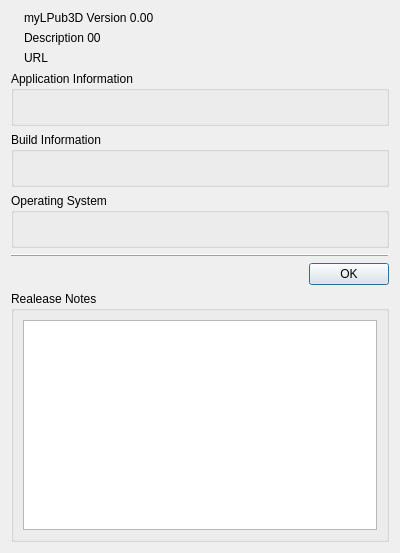
<?xml version="1.0" encoding="UTF-8"?>
<ui version="4.0">
 <class>AboutDialog</class>
 <widget class="QDialog" name="AboutDialog">
  <property name="geometry">
   <rect>
    <x>0</x>
    <y>0</y>
    <width>400</width>
    <height>553</height>
   </rect>
  </property>
  <property name="minimumSize">
   <size>
    <width>40</width>
    <height>20</height>
   </size>
  </property>
  <property name="windowTitle">
   <string>About myLPub3D</string>
  </property>
  <property name="sizeGripEnabled">
   <bool>false</bool>
  </property>
  <layout class="QVBoxLayout" name="verticalLayout">
   <item>
    <layout class="QVBoxLayout" name="verticalLayout_3">
     <item>
      <layout class="QHBoxLayout" name="horizontalLayout" stretch="0,1">
       <item>
        <widget class="QLabel" name="label">
         <property name="text">
          <string/>
         </property>
         <property name="pixmap">
          <pixmap resource="lpub3d.qrc">:/resources/LPub64.png</pixmap>
         </property>
         <property name="alignment">
          <set>Qt::AlignmentFlag::AlignCenter</set>
         </property>
         <property name="margin">
          <number>5</number>
         </property>
        </widget>
       </item>
       <item>
        <layout class="QVBoxLayout" name="verticalLayout_2">
         <item>
          <widget class="QLabel" name="version">
           <property name="text">
            <string>myLPub3D Version 0.00</string>
           </property>
          </widget>
         </item>
         <item>
          <widget class="QLabel" name="description">
           <property name="text">
            <string>Description 00</string>
           </property>
           <property name="wordWrap">
            <bool>true</bool>
           </property>
          </widget>
         </item>
         <item>
          <widget class="QLabel" name="url">
           <property name="text">
            <string>URL</string>
           </property>
           <property name="openExternalLinks">
            <bool>true</bool>
           </property>
          </widget>
         </item>
        </layout>
       </item>
      </layout>
     </item>
    </layout>
   </item>
   <item>
    <widget class="QGroupBox" name="appGroupBox">
     <property name="title">
      <string>Application Information</string>
     </property>
     <property name="flat">
      <bool>false</bool>
     </property>
     <layout class="QVBoxLayout" name="verticalLayout_4">
      <item>
       <widget class="QLabel" name="AppInfo">
        <property name="text">
         <string/>
        </property>
        <property name="textInteractionFlags">
         <set>Qt::TextInteractionFlag::LinksAccessibleByMouse|Qt::TextInteractionFlag::TextSelectableByMouse</set>
        </property>
       </widget>
      </item>
     </layout>
    </widget>
   </item>
   <item>
    <widget class="QGroupBox" name="buildGroupBox">
     <property name="title">
      <string>Build Information</string>
     </property>
     <layout class="QHBoxLayout" name="horizontalLayout_2">
      <item>
       <widget class="QLabel" name="BuildInfo">
        <property name="text">
         <string/>
        </property>
       </widget>
      </item>
     </layout>
    </widget>
   </item>
   <item>
    <widget class="QGroupBox" name="SysGroupBox">
     <property name="title">
      <string>Operating System</string>
     </property>
     <layout class="QHBoxLayout" name="horizontalLayout_3">
      <item>
       <widget class="QLabel" name="OsInfo">
        <property name="text">
         <string/>
        </property>
       </widget>
      </item>
     </layout>
    </widget>
   </item>
   <item>
    <widget class="QFrame" name="frame">
     <property name="frameShape">
      <enum>QFrame::Shape::HLine</enum>
     </property>
     <property name="frameShadow">
      <enum>QFrame::Shadow::Raised</enum>
     </property>
    </widget>
   </item>
   <item>
    <widget class="QDialogButtonBox" name="buttonBox">
     <property name="orientation">
      <enum>Qt::Orientation::Horizontal</enum>
     </property>
     <property name="standardButtons">
      <set>QDialogButtonBox::StandardButton::Ok</set>
     </property>
    </widget>
   </item>
   <item>
    <widget class="QGroupBox" name="contentGroupBox">
     <property name="sizePolicy">
      <sizepolicy hsizetype="MinimumExpanding" vsizetype="MinimumExpanding">
       <horstretch>0</horstretch>
       <verstretch>0</verstretch>
      </sizepolicy>
     </property>
     <property name="title">
      <string>Realease Notes</string>
     </property>
     <layout class="QVBoxLayout" name="verticalLayout_5">
      <item>
       <widget class="QTextBrowser" name="contentEdit">
        <property name="sizePolicy">
         <sizepolicy hsizetype="MinimumExpanding" vsizetype="MinimumExpanding">
          <horstretch>0</horstretch>
          <verstretch>0</verstretch>
         </sizepolicy>
        </property>
        <property name="baseSize">
         <size>
          <width>0</width>
          <height>0</height>
         </size>
        </property>
        <property name="acceptDrops">
         <bool>false</bool>
        </property>
       </widget>
      </item>
     </layout>
    </widget>
   </item>
  </layout>
 </widget>
 <resources>
  <include location="lpub3d.qrc"/>
  <include location="lpub3d.qrc"/>
 </resources>
 <connections>
  <connection>
   <sender>buttonBox</sender>
   <signal>accepted()</signal>
   <receiver>AboutDialog</receiver>
   <slot>accept()</slot>
   <hints>
    <hint type="sourcelabel">
     <x>259</x>
     <y>368</y>
    </hint>
    <hint type="destinationlabel">
     <x>157</x>
     <y>274</y>
    </hint>
   </hints>
  </connection>
  <connection>
   <sender>buttonBox</sender>
   <signal>rejected()</signal>
   <receiver>AboutDialog</receiver>
   <slot>reject()</slot>
   <hints>
    <hint type="sourcelabel">
     <x>327</x>
     <y>368</y>
    </hint>
    <hint type="destinationlabel">
     <x>286</x>
     <y>274</y>
    </hint>
   </hints>
  </connection>
 </connections>
</ui>
